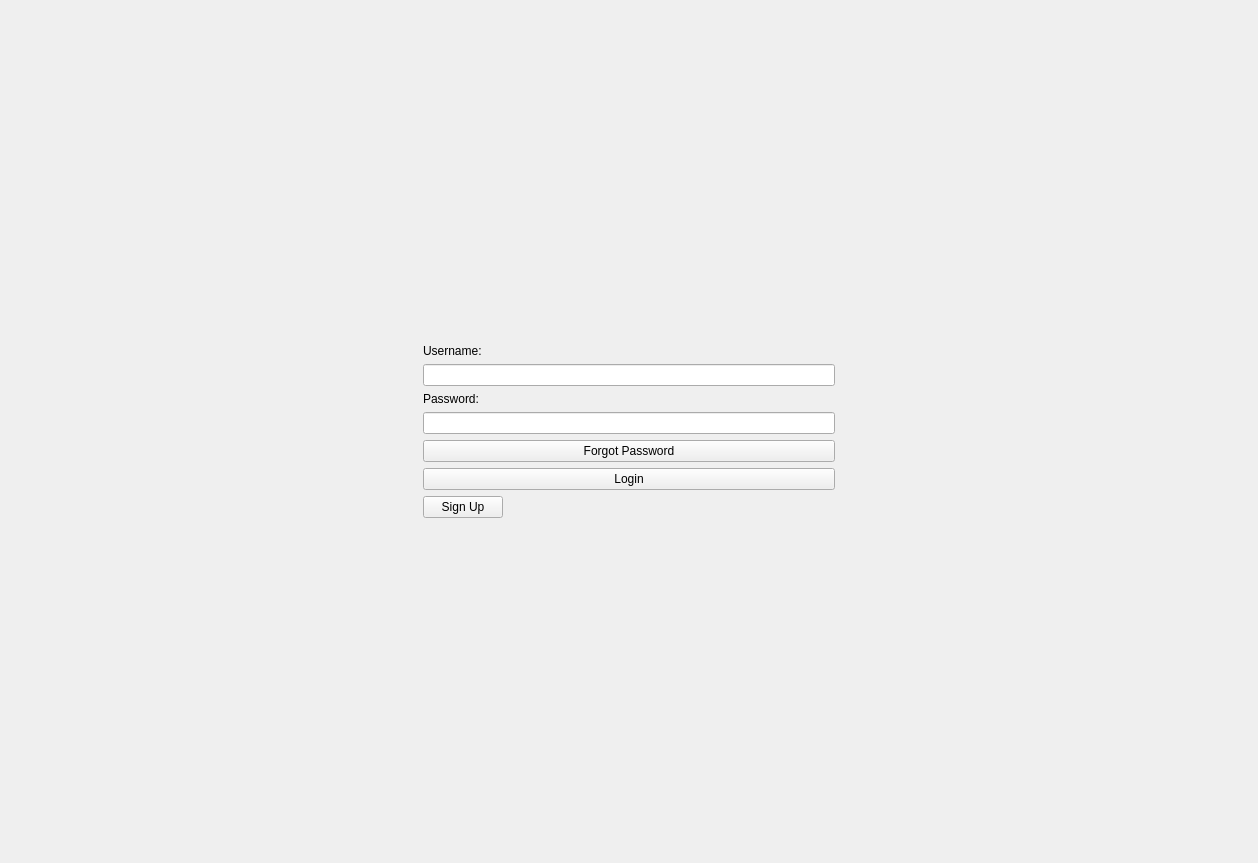
<?xml version="1.0" encoding="UTF-8"?>
<ui version="4.0">
 <class>LoginForm</class>
 <widget class="QWidget" name="LoginForm">
  <property name="geometry">
   <rect>
    <x>0</x>
    <y>0</y>
    <width>1258</width>
    <height>863</height>
   </rect>
  </property>
  <property name="windowTitle">
   <string>Form</string>
  </property>
  <layout class="QGridLayout" name="gridLayout">
   <item row="0" column="1">
    <spacer name="verticalSpacer">
     <property name="orientation">
      <enum>Qt::Orientation::Vertical</enum>
     </property>
     <property name="sizeHint" stdset="0">
      <size>
       <width>20</width>
       <height>343</height>
      </size>
     </property>
    </spacer>
   </item>
   <item row="1" column="2">
    <spacer name="horizontalSpacer_2">
     <property name="orientation">
      <enum>Qt::Orientation::Horizontal</enum>
     </property>
     <property name="sizeHint" stdset="0">
      <size>
       <width>404</width>
       <height>20</height>
      </size>
     </property>
    </spacer>
   </item>
   <item row="1" column="1">
    <layout class="QVBoxLayout" name="verticalLayout">
     <item>
      <layout class="QFormLayout" name="formLayout">
       <item row="0" column="0">
        <widget class="QLabel" name="label">
         <property name="text">
          <string>Username:</string>
         </property>
        </widget>
       </item>
       <item row="2" column="0">
        <widget class="QLabel" name="label_2">
         <property name="text">
          <string>Password:</string>
         </property>
        </widget>
       </item>
       <item row="1" column="0" colspan="2">
        <widget class="QLineEdit" name="usernameLineEdit"/>
       </item>
       <item row="3" column="0" colspan="2">
        <widget class="QLineEdit" name="passwordLineEdit">
         <property name="echoMode">
          <enum>QLineEdit::EchoMode::Password</enum>
         </property>
        </widget>
       </item>
      </layout>
     </item>
     <item>
      <widget class="QPushButton" name="forgotPasswordButton">
       <property name="text">
        <string>Forgot Password</string>
       </property>
      </widget>
     </item>
     <item>
      <widget class="QPushButton" name="loginButton">
       <property name="text">
        <string>Login</string>
       </property>
      </widget>
     </item>
    </layout>
   </item>
   <item row="1" column="0">
    <spacer name="horizontalSpacer">
     <property name="orientation">
      <enum>Qt::Orientation::Horizontal</enum>
     </property>
     <property name="sizeHint" stdset="0">
      <size>
       <width>404</width>
       <height>20</height>
      </size>
     </property>
    </spacer>
   </item>
   <item row="5" column="1">
    <spacer name="verticalSpacer_2">
     <property name="orientation">
      <enum>Qt::Orientation::Vertical</enum>
     </property>
     <property name="sizeHint" stdset="0">
      <size>
       <width>20</width>
       <height>343</height>
      </size>
     </property>
    </spacer>
   </item>
   <item row="3" column="1">
    <layout class="QHBoxLayout" name="horizontalLayout">
     <item>
      <widget class="QPushButton" name="SignUp">
       <property name="text">
        <string>Sign Up</string>
       </property>
      </widget>
     </item>
     <item>
      <spacer name="horizontalSpacer_3">
       <property name="orientation">
        <enum>Qt::Orientation::Horizontal</enum>
       </property>
       <property name="sizeHint" stdset="0">
        <size>
         <width>40</width>
         <height>20</height>
        </size>
       </property>
      </spacer>
     </item>
    </layout>
   </item>
  </layout>
 </widget>
 <resources/>
 <connections/>
</ui>
